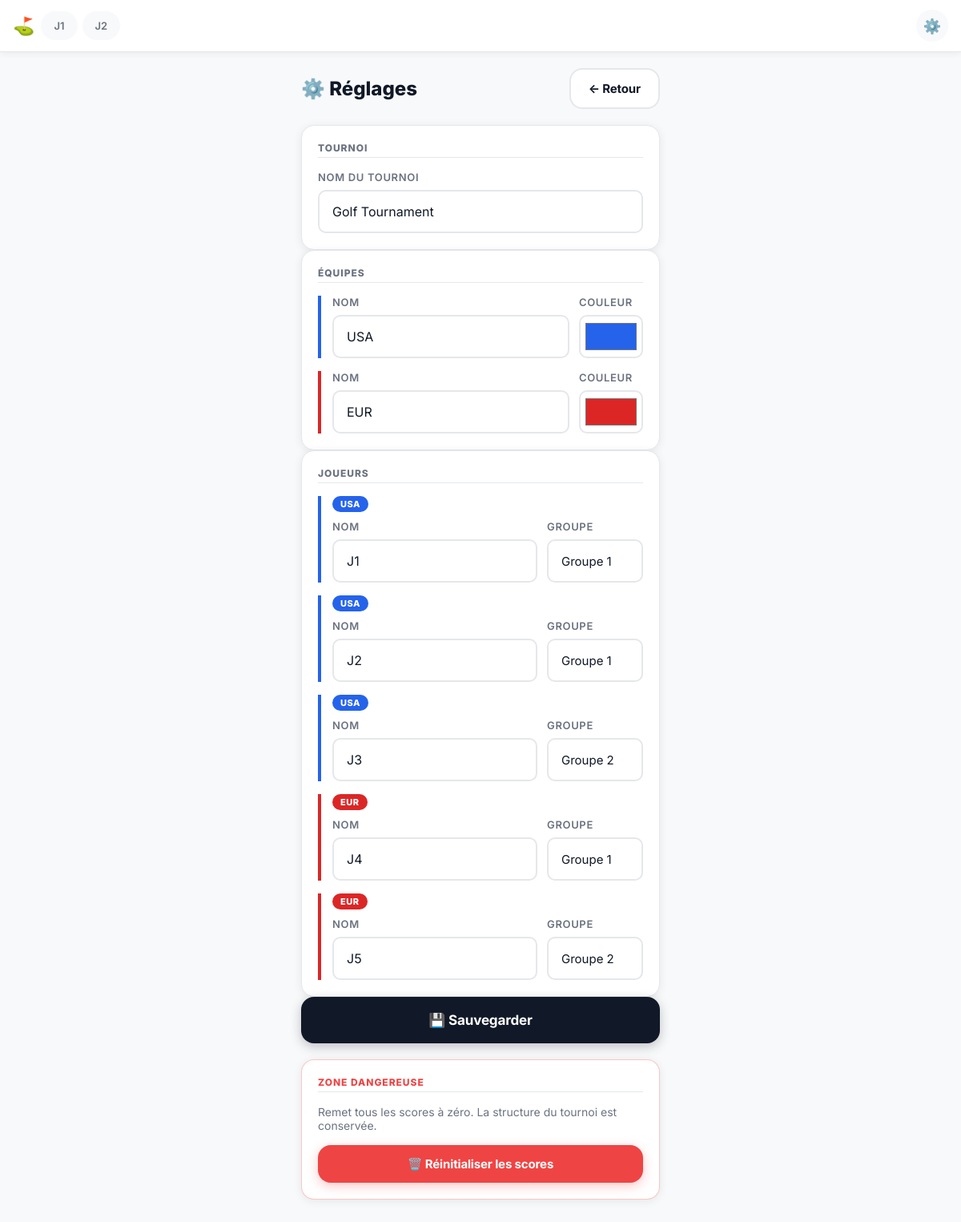
Page /settings/ on the earlier database version.
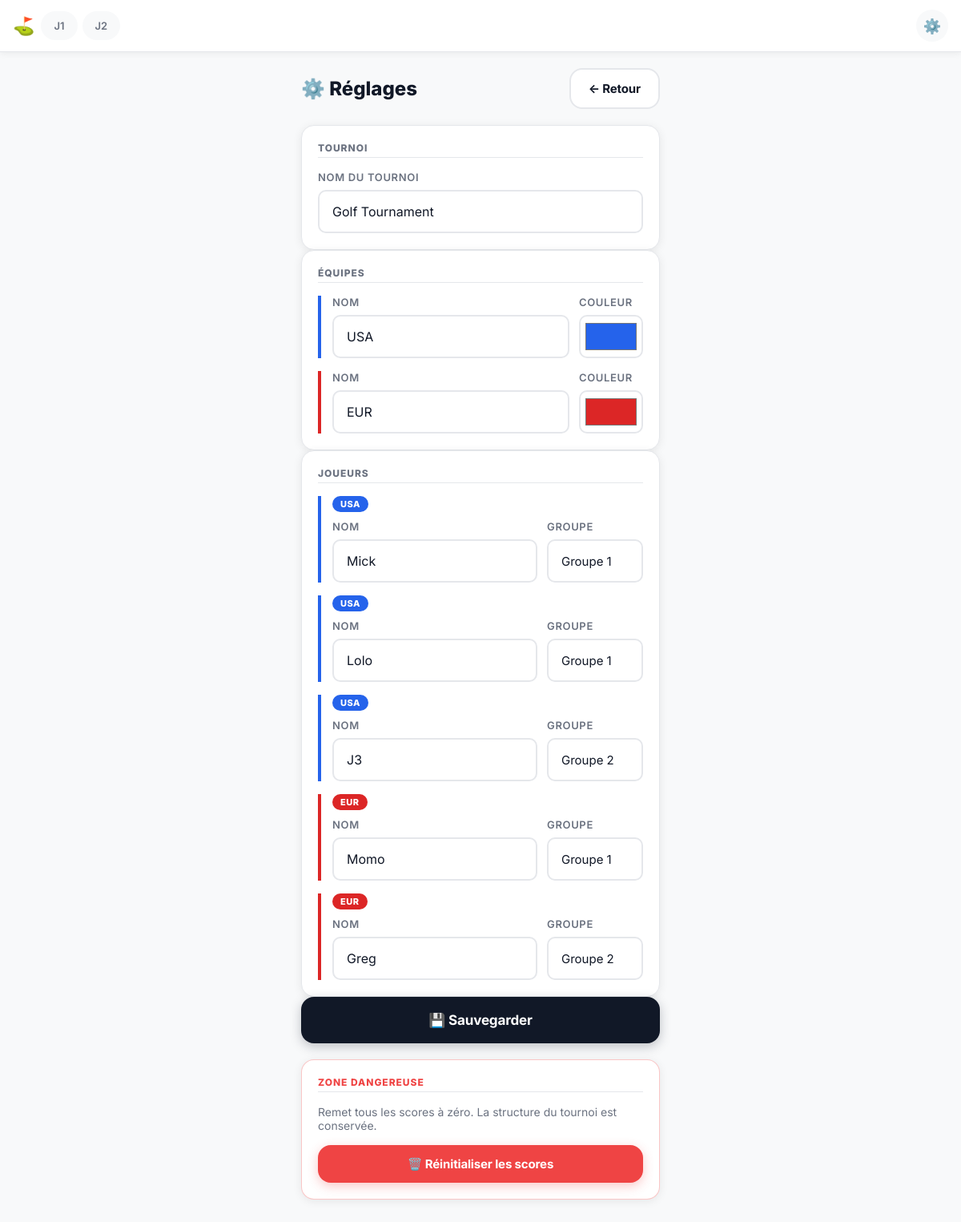
Same page on the later database version.
### golf/models.py (models this page shows, shortened)
class Player(models.Model):
    SAISIE_GROUP_CHOICES = [(1, 'Groupe 1'), (2, 'Groupe 2')]
    team = models.ForeignKey(
        Team, on_delete=models.CASCADE, related_name='players'
    )
    name = models.CharField(max_length=100)
    order = models.IntegerField(default=0)
    saisie_group = models.IntegerField(choices=SAISIE_GROUP_CHOICES, default=1)
    class Meta:
        ordering = ['team__order', 'order']

class Team(models.Model):
    tournament = models.ForeignKey(
        Tournament, on_delete=models.CASCADE, related_name='teams'
    )
    name = models.CharField(max_length=100)
    color = models.CharField(max_length=7, default='#2563eb')
    order = models.IntegerField(default=0)
    class Meta:
        ordering = ['order']

### golf/views.py (the view)
# urls.py: path('settings/', views.settings_view, name='settings'),
def settings_view(request):
    tournament = Tournament.get_active()
    if not tournament:
        return redirect('setup')
    return render(request, 'golf/settings.html', {
        **_base_ctx(tournament),
        'teams': list(tournament.teams.order_by('order')),
        'players': list(Player.objects.filter(team__tournament=tournament).select_related('team').order_by('team__order', 'order')),
    })

### golf/models.py (called while the page is built)
    @classmethod
    def get_active(cls):
        return cls.objects.first()

### golf/views.py (called while the page is built)
def _base_ctx(tournament, day=None):
    ctx = {'tournament': tournament, 'days': tournament.days.all() if tournament else []}
    if day:
        ctx['day'] = day
    return ctx

### golf/templates/golf/settings.html (shortened to what this page needs)
{% extends 'golf/base.html' %}
{% block content %}
<div class="settings-page">
    <div class="settings-header">
        <h1>⚙️ Réglages</h1>
        <a href="{% url 'home' %}" class="btn btn-secondary">← Retour</a>
    </div>
    <form method="post" action="{% url 'settings_save' %}">
        <div class="settings-section">
            <div class="settings-section-title">Tournoi</div>
            <div class="form-group">
                <label class="form-label">Nom du tournoi</label>
                <input type="text" name="tournament_name"
                       value="{{ tournament.name }}"
                       class="form-input">
            </div>
        </div>
        <div class="settings-section">
            <div class="settings-section-title">Équipes</div>
            {% for team in teams %}
            <div class="settings-team-card" style="border-left-color: {{ team.color }}">
                <div class="form-row">
                    <div class="form-group">
                        <label class="form-label">Nom</label>
                        <input type="text"
                               name="team_{{ team.id }}_name"
                               value="{{ team.name }}"
                               class="form-input">
                    </div>
                    <div class="form-group form-group-color">
                        <label class="form-label">Couleur</label>
                        <input type="color"
                               name="team_{{ team.id }}_color"
                               value="{{ team.color }}"
                               class="color-picker">
                    </div>
                </div>
            </div>
            {% endfor %}
        </div>
        <div class="settings-section">
            <div class="settings-section-title">Joueurs</div>
            {% for player in players %}
            <div class="settings-player-card" style="--tc: {{ player.team.color }}">
                <div class="player-badge" style="background: {{ player.team.color }}">
                    {{ player.team.name }}
                </div>
                <div class="form-row">
                    <div class="form-group">
                        <label class="form-label">Nom</label>
                        <input type="text"
                               name="player_{{ player.id }}_name"
                               value="{{ player.name }}"
                               class="form-input">
                    </div>
                    <div class="form-group form-group-small">
                        <label class="form-label">Groupe</label>
                        <select name="player_{{ player.id }}_group" class="form-select">
                            <option value="1" {% if player.saisie_group == 1 %}selected{% endif %}>
                                Groupe 1
                            </option>
                            <option value="2" {% if player.saisie_group == 2 %}selected{% endif %}>
                                Groupe 2
                            </option>
                        </select>
                    </div>
                </div>
            </div>
            {% endfor %}
        </div>
        <button type="submit" class="btn btn-primary btn-large btn-full">
            💾 Sauvegarder
        </button>
    </form>
    <div class="settings-section settings-danger">
        <div class="settings-section-title danger-title">Zone dangereuse</div>
        <p class="danger-description">
            Remet tous les scores à zéro. La structure du tournoi est conservée.
        </p>
        <form method="post" action="{% url 'reset_tournament' %}"
              onsubmit="return confirm('⚠️ Supprimer TOUS les scores ? Cette action est irréversible.')">
            <button type="submit" class="btn btn-danger btn-full">
                🗑️ Réinitialiser les scores
            </button>
        </form>
    </div>
</div>
{% endblock %}

Differences in the rows shown:
changed Player "Groupe 1": name "J1" → "Mick"
changed Player: name "J2" → "Lolo"
changed Player: name "J4" → "Momo"
changed Player: name "J5" → "Greg"
